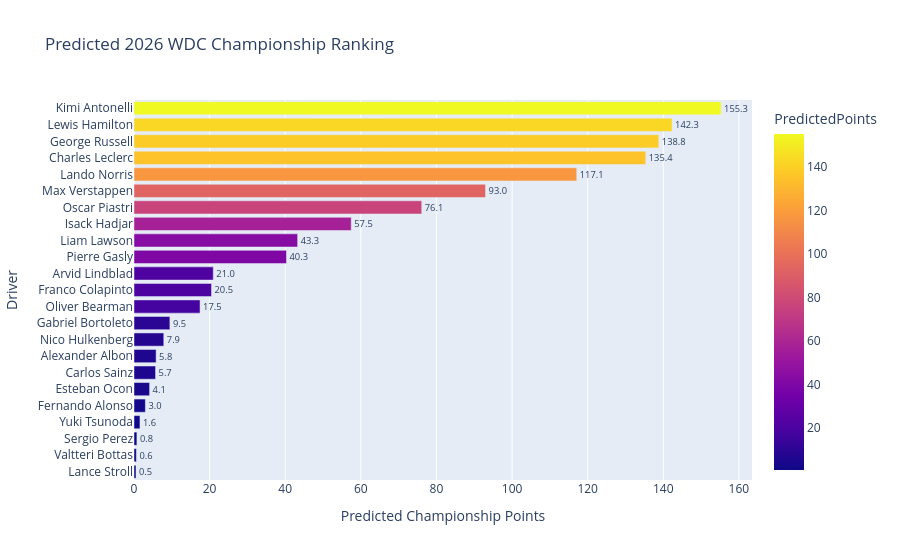

Source (notebook cell):
### Markdown cell above
## Step 11 — Predicted Championship Ranking

### Objective 🇬🇧
Visualize the predicted WDC ranking.

### Tujuan 🇮🇩
Memvisualisasikan ranking WDC berdasarkan hasil prediksi.

### Code cell
# ==========================================
# Step 11 — Predicted WDC Ranking
# ==========================================

ranking_fig = px.bar(
    prediction.sort_values("PredictedPoints", ascending=True),
    x="PredictedPoints",
    y="FullName",
    orientation="h",
    color="PredictedPoints",
    title="Predicted 2026 WDC Championship Ranking",
    text="PredictedPoints",
)

ranking_fig.update_layout(
    xaxis_title="Predicted Championship Points",
    yaxis_title="Driver",
    showlegend=False,
)

ranking_fig.update_traces(
    texttemplate="%{text:.1f}",
    textposition="outside",
)

ranking_fig.show()

### Figure 1 — Plotly figure (JSON) as saved in the notebook; plotly's stock layout.template omitted (floating-point values rounded to 4 significant figures)
{"data": [{"hovertemplate": "PredictedPoints=%{marker.color}<br>FullName=%{y}<extra></extra>", "legendgroup": "", "marker": {"color": [0.53, 0.63, 0.77, 1.58, 3.01, 4.13, 5.7, 5.85, 7.88, 9.49, 17.47, 20.5, 20.97, 40.33, 43.28, 57.46, 76.11, 92.98, 117.1, 135.4, 138.8, 142.3, 155.3], "coloraxis": "coloraxis", "pattern": {"shape": ""}}, "name": "", "orientation": "h", "showlegend": false, "text": [0.53, 0.63, 0.77, 1.58, 3.01, 4.13, 5.7, 5.85, 7.88, 9.49, 17.47, 20.5, 20.97, 40.33, 43.28, 57.46, 76.11, 92.98, 117.1, 135.4, 138.8, 142.3, 155.3], "textposition": "outside", "texttemplate": "%{text:.1f}", "type": "bar", "x": [0.53, 0.63, 0.77, 1.58, 3.01, 4.13, 5.7, 5.85, 7.88, 9.49, 17.47, 20.5, 20.97, 40.33, 43.28, 57.46, 76.11, 92.98, 117.1, 135.4, 138.8, 142.3, 155.3], "xaxis": "x", "y": ["Lance Stroll", "Valtteri Bottas", "Sergio Perez", "Yuki Tsunoda", "Fernando Alonso", "Esteban Ocon", "Carlos Sainz", "Alexander Albon", "Nico Hulkenberg", "Gabriel Bortoleto", "Oliver Bearman", "Franco Colapinto", "Arvid Lindblad", "Pierre Gasly", "Liam Lawson", "Isack Hadjar", "Oscar Piastri", "Max Verstappen", "Lando Norris", "Charles Leclerc", "George Russell", "Lewis Hamilton", "Kimi Antonelli"], "yaxis": "y"}], "layout": {"barmode": "relative", "coloraxis": {"colorbar": {"title": {"text": "PredictedPoints"}}, "colorscale": [[0, "#0d0887"], [0.1111, "#46039f"], [0.2222, "#7201a8"], [0.3333, "#9c179e"], [0.4444, "#bd3786"], [0.5556, "#d8576b"], [0.6667, "#ed7953"], [0.7778, "#fb9f3a"], [0.8889, "#fdca26"], [1, "#f0f921"]]}, "legend": {"tracegroupgap": 0}, "showlegend": false, "title": {"text": "Predicted 2026 WDC Championship Ranking"}, "xaxis": {"anchor": "y", "domain": [0, 1], "title": {"text": "Predicted Championship Points"}}, "yaxis": {"anchor": "x", "domain": [0, 1], "title": {"text": "Driver"}}}}
